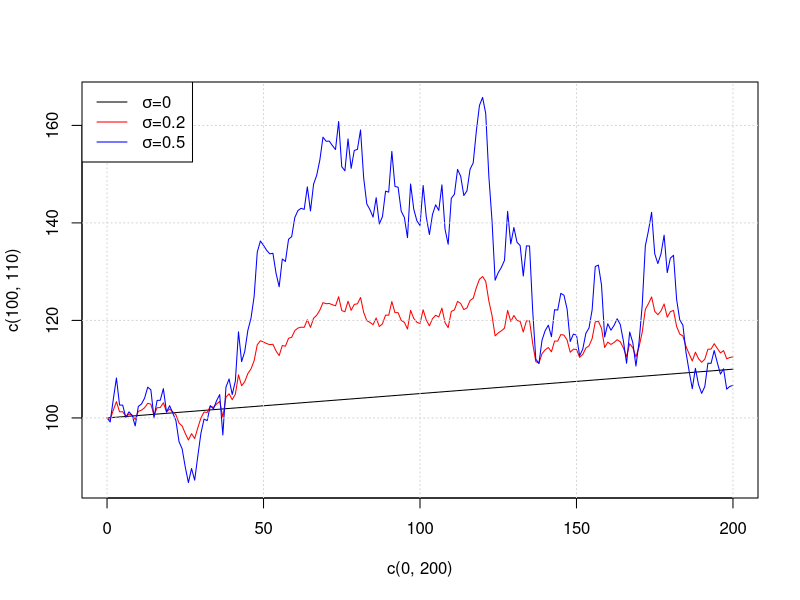

The R script that drew this image:
pdf(file="C:\\Users\\think\\Desktop\\FixedIncomeModelling.git\\trunk\\P51.pdf")
x <- c()
y <- c()
x[1] <- 100
y[1] <- 100
mu <- 0.1/200
sigma1 <- 0.2/sqrt(200)
sigma2 <- 0.5/sqrt(200)
epsilon <- rnorm(200)
for (i in 1:200) {
  x[i+1] <- x[i]+mu * x[i] + sigma1 * x[i] * epsilon[i]
  y[i+1] <- y[i]+mu * y[i] + sigma2 * y[i] * epsilon[i]
}
plot(c(0,200),c(100,110),type="l",ylim = c(min(y),max(y)))
lines(0:200,x,type="l",col="red")
lines(0:200,y,type="l",col="blue")
grid()
legend("topleft",legend=expression(paste(sigma,"=0",sep=""),paste(sigma,"=0.2",sep=""),paste(sigma,"=0.5",sep="")),lty=1,col=c("black","red","blue"))
dev.off()